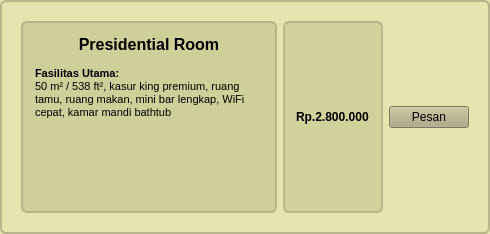
              <widget class="QFrame" name="roomFrame2_8">
               <property name="styleSheet">
                <string notr="true">
                QFrame { background-color: rgb(231,228,176); border: 2px solid rgb(184,182,139); border-radius: 6px; padding: 8px; }
                QLabel#roomTitle2 { font-weight: bold; font-size: 12pt; }
                QLabel#roomDesc2 { font-size: 9pt; }
              </string>
               </property>
               <layout class="QHBoxLayout" name="horizontalLayout_12">
                <item>
                 <layout class="QVBoxLayout" name="roomTextCol2_8"/>
                </item>
                <item>
                 <widget class="QTextEdit" name="textEdit_10">
                  <property name="styleSheet">
                   <string notr="true">background-color: rgb(207, 207, 154);</string>
                  </property>
                  <property name="html">
                   <string>&lt;!DOCTYPE HTML PUBLIC &quot;-//W3C//DTD HTML 4.0//EN&quot; &quot;http://www.w3.org/TR/REC-html40/strict.dtd&quot;&gt;
&lt;html&gt;&lt;head&gt;&lt;meta name=&quot;qrichtext&quot; content=&quot;1&quot; /&gt;&lt;style type=&quot;text/css&quot;&gt;
p, li { white-space: pre-wrap; }
&lt;/style&gt;&lt;/head&gt;&lt;body style=&quot; font-family:'MS Shell Dlg 2'; font-size:8pt; font-weight:400; font-style:normal;&quot;&gt;
&lt;p align=&quot;center&quot; style=&quot; margin-top:0px; margin-bottom:0px; margin-left:0px; margin-right:0px; -qt-block-indent:0; text-indent:0px;&quot;&gt;&lt;span style=&quot; font-size:12pt; font-weight:600;&quot;&gt;Presidential&lt;/span&gt;&lt;span style=&quot; font-size:12pt;&quot;&gt; &lt;/span&gt;&lt;span style=&quot; font-size:12pt; font-weight:600;&quot;&gt;Room&lt;/span&gt;&lt;/p&gt;
&lt;p style=&quot;-qt-paragraph-type:empty; margin-top:0px; margin-bottom:0px; margin-left:0px; margin-right:0px; -qt-block-indent:0; text-indent:0px;&quot;&gt;&lt;br /&gt;&lt;/p&gt;
&lt;p style=&quot; margin-top:0px; margin-bottom:0px; margin-left:0px; margin-right:0px; -qt-block-indent:0; text-indent:0px;&quot;&gt;&lt;span style=&quot; font-weight:600;&quot;&gt;Fasilitas Utama: &lt;/span&gt;&lt;/p&gt;
&lt;p style=&quot; margin-top:0px; margin-bottom:0px; margin-left:0px; margin-right:0px; -qt-block-indent:0; text-indent:0px;&quot;&gt;50 m² / 538 ft², kasur king premium, ruang tamu, ruang makan, mini bar lengkap, WiFi cepat, kamar mandi bathtub&lt;/p&gt;&lt;/body&gt;&lt;/html&gt;</string>
                  </property>
                 </widget>
                </item>
                <item>
                 <widget class="QLabel" name="label_28">
                  <property name="font">
                   <font>
                    <weight>75</weight>
                    <bold>true</bold>
                   </font>
                  </property>
                  <property name="styleSheet">
                   <string notr="true">background-color: rgb(209, 209, 156);</string>
                  </property>
                  <property name="text">
                   <string>Rp.2.800.000</string>
                  </property>
                 </widget>
                </item>
                <item>
                 <widget class="QPushButton" name="btnPrice2_8">
                  <property name="styleSheet">
                   <string notr="true"> color: rgb(0, 0, 0); background-color: rgb(174,167,126)
 </string>
                  </property>
                  <property name="text">
                   <string>Pesan</string>
                  </property>
                 </widget>
                </item>
               </layout>
              </widget>
